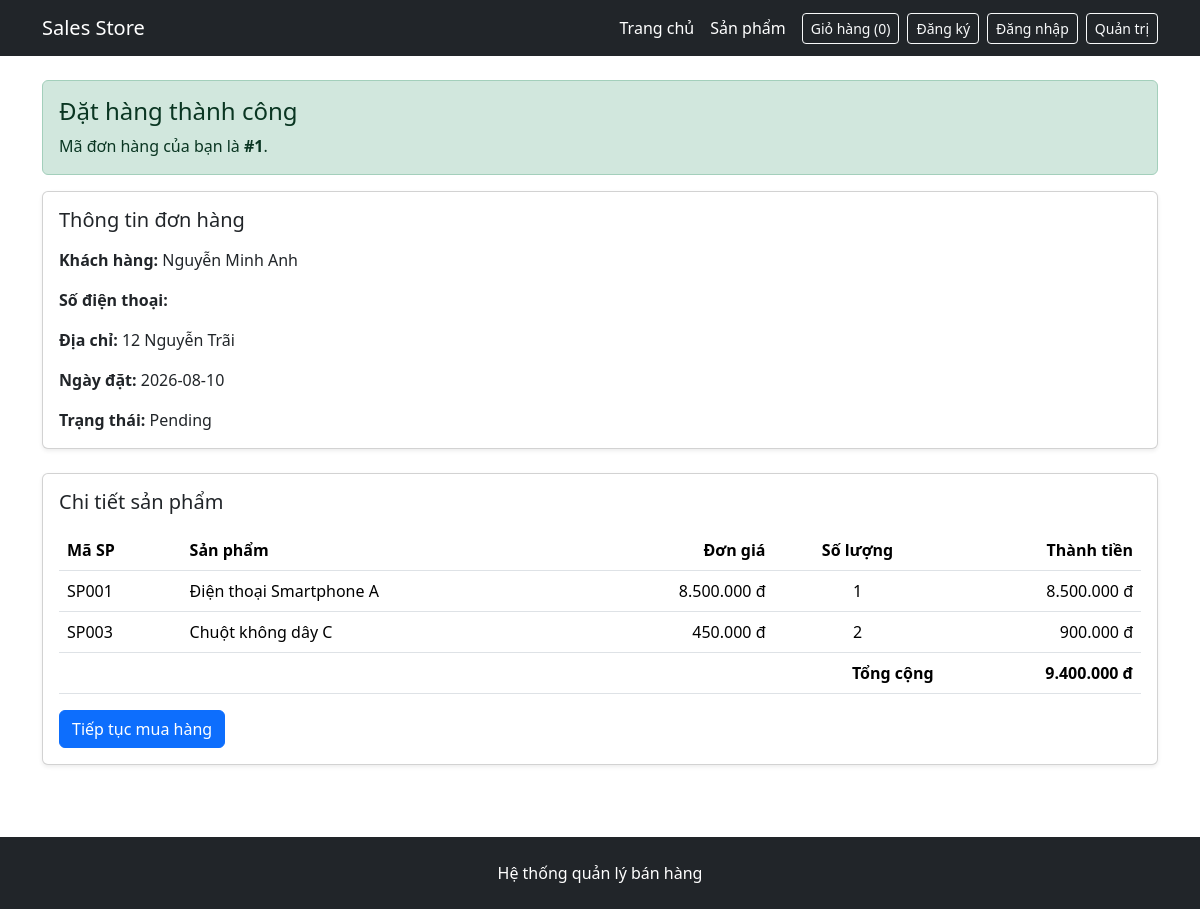
Page /order-success.php?id=1 on the committed database.
### tables this page shows
CREATE TABLE orders (
    OrderID INT AUTO_INCREMENT PRIMARY KEY,
    OrderDate DATE NOT NULL,
    CustomerID INT NOT NULL,
    EmployeeID INT NOT NULL,
    ShipperID INT NOT NULL,
    Status VARCHAR(20) NOT NULL DEFAULT 'Pending',

    CONSTRAINT fk_orders_customer
        FOREIGN KEY (CustomerID) REFERENCES customers(CustomerID),
    CONSTRAINT fk_orders_employee
        FOREIGN KEY (EmployeeID) REFERENCES employees(EmployeeID),
    CONSTRAINT fk_orders_shipper
        FOREIGN KEY (ShipperID) REFERENCES shippers(ShipperID)
);

CREATE TABLE customers (
    CustomerID INT AUTO_INCREMENT PRIMARY KEY,
    CustomerName VARCHAR(100) NOT NULL,
    ContactName VARCHAR(100),
    Address VARCHAR(200),
    City VARCHAR(100),
    PostalCode VARCHAR(20),
    Country VARCHAR(100),
    Phone VARCHAR(20),
    Email VARCHAR(255) NULL,
    PasswordHash VARCHAR(255) NULL,
    CONSTRAINT uq_customers_email UNIQUE (Email)
);

CREATE TABLE orderdetail (
    OrderDetailID INT AUTO_INCREMENT PRIMARY KEY,
    Quantity INT NOT NULL,
    UnitPrice DECIMAL(12,2) NOT NULL,
    OrderID INT NOT NULL,
    ProductID INT NOT NULL,

    CONSTRAINT chk_orderdetail_quantity CHECK (Quantity > 0),
    CONSTRAINT chk_orderdetail_unitprice CHECK (UnitPrice >= 0),
    CONSTRAINT fk_orderdetail_order
        FOREIGN KEY (OrderID)
        REFERENCES orders(OrderID)
        ON DELETE CASCADE,
    CONSTRAINT fk_orderdetail_product
        FOREIGN KEY (ProductID) REFERENCES products(ProductID)
);

CREATE TABLE products (
    ProductID INT AUTO_INCREMENT PRIMARY KEY,
    ProductCode VARCHAR(50) NOT NULL UNIQUE,
    ProductName VARCHAR(255) NOT NULL,
    Description TEXT,
    Unit VARCHAR(20),
    Price DECIMAL(12,2) NOT NULL DEFAULT 0,
    StockQuantity INT NOT NULL DEFAULT 0,
    IsActive BOOLEAN NOT NULL DEFAULT TRUE,
    SupplierID INT NOT NULL,
    CategoryID INT NOT NULL,
    CONSTRAINT chk_products_price CHECK (Price >= 0),
    CONSTRAINT chk_products_stock CHECK (StockQuantity >= 0),
    CONSTRAINT fk_products_supplier
        FOREIGN KEY (SupplierID) REFERENCES suppliers(SupplierID),
    CONSTRAINT fk_products_category
        FOREIGN KEY (CategoryID) REFERENCES categories(CategoryID)
);

### public/order-success.php (the view, shortened to what this page needs)
<?php
require_once '/var/www/src/config/database.php';
$orderID = isset($_GET['id']) ? (int) $_GET['id'] : 0;
$sqlOrder = "
    SELECT
        o.OrderID,
        o.OrderDate,
        COALESCE(
            (
                SELECT SUM(od.Quantity * od.UnitPrice)
                FROM orderdetail od
                WHERE od.OrderID = o.OrderID
            ),
            0
        ) AS TotalAmount,
        o.Status,
        c.CustomerName,
        c.Phone,
        c.Address
    FROM orders o
    JOIN customers c
        ON o.CustomerID = c.CustomerID
    WHERE o.OrderID = ?
";
$stmtOrder = $conn->prepare($sqlOrder);
$stmtOrder->bind_param('i', $orderID);
$stmtOrder->execute();
$orderResult = $stmtOrder->get_result();
$order = $orderResult->fetch_assoc();
$sqlDetail = "
    SELECT
        od.Quantity,
        od.UnitPrice,
        p.ProductCode,
        p.ProductName
    FROM orderdetail od
    JOIN products p
        ON od.ProductID = p.ProductID
    WHERE od.OrderID = ?
    ORDER BY od.OrderDetailID
";
$stmtDetail = $conn->prepare($sqlDetail);
$stmtDetail->bind_param('i', $orderID);
$stmtDetail->execute();
$detailResult = $stmtDetail->get_result();
$orderItems = [];
$calculatedTotal = 0;
while ($row = $detailResult->fetch_assoc()) {
    $row['Quantity'] = (int) $row['Quantity'];
    $row['UnitPrice'] = (float) $row['UnitPrice'];
    $row['Subtotal'] =
        $row['UnitPrice'] * $row['Quantity'];
    $calculatedTotal += $row['Subtotal'];
    $orderItems[] = $row;
}
$order['TotalAmount'] = $calculatedTotal;
require_once '/var/www/src/includes/frontend/header.php';
require_once '/var/www/src/includes/frontend/navbar.php';
?>
<div class="container py-4">
    <div class="alert alert-success">
        <h1 class="h4 mb-2">Đặt hàng thành công</h1>
        <p class="mb-0">
            Mã đơn hàng của bạn là
            <strong>#<?= (int) $order['OrderID'] ?></strong>.
        </p>
    </div>
    <div class="card shadow-sm mb-4">
        <div class="card-body">
            <h2 class="h5 mb-3">Thông tin đơn hàng</h2>
            <p>
                <strong>Khách hàng:</strong>
                <?= htmlspecialchars(
                    $order['CustomerName'] ?? '',
                    ENT_QUOTES,
                    'UTF-8'
                ) ?>
            </p>
            <p>
                <strong>Số điện thoại:</strong>
            </p>
            <p>
                <strong>Địa chỉ:</strong>
                <?= htmlspecialchars(
                    $order['Address'] ?? '',
                    ENT_QUOTES,
                    'UTF-8'
                ) ?>
            </p>
            <p>
                <strong>Ngày đặt:</strong>
                <?= htmlspecialchars(
                    $order['OrderDate'] ?? '',
                    ENT_QUOTES,
                    'UTF-8'
                ) ?>
            </p>
            <p class="mb-0">
                <strong>Trạng thái:</strong>
                <?= htmlspecialchars(
                    $order['Status'] ?? '',
                    ENT_QUOTES,
                    'UTF-8'
                ) ?>
            </p>
        </div>
    </div>
    <div class="card shadow-sm">
        <div class="card-body">
            <h2 class="h5 mb-3">Chi tiết sản phẩm</h2>
            <div class="table-responsive">
                <table class="table align-middle">
                    <thead>
                        <tr>
                            <th>Mã SP</th>
                            <th>Sản phẩm</th>
                            <th class="text-end">Đơn giá</th>
                            <th class="text-center">Số lượng</th>
                            <th class="text-end">Thành tiền</th>
                        </tr>
                    </thead>
                    <tbody>
                        <?php if (empty($orderItems)): ?>
                            <tr>
                                <td colspan="5" class="text-center text-muted">
                                    Đơn hàng chưa có sản phẩm.
                                </td>
                            </tr>
                        <?php else: ?>
                            <?php foreach ($orderItems as $item): ?>
                                <tr>
                                    <td>
                                        <?= htmlspecialchars(
                                            $item['ProductCode'] ?? '',
                                            ENT_QUOTES,
                                            'UTF-8'
                                        ) ?>
                                    </td>
                                    <td>
                                        <?= htmlspecialchars(
                                            $item['ProductName'] ?? '',
                                            ENT_QUOTES,
                                            'UTF-8'
                                        ) ?>
                                    </td>
                                    <td class="text-end">
                                        <?= number_format(
                                            $item['UnitPrice'],
                                            0,
                                            ',',
                                            '.'
                                        ) ?> đ
                                    </td>
                                    <td class="text-center">
                                        <?= $item['Quantity'] ?>
                                    </td>
                                    <td class="text-end">
                                        <?= number_format(
                                            $item['Subtotal'],
                                            0,
                                            ',',
                                            '.'
                                        ) ?> đ
                                    </td>
                                </tr>
                            <?php endforeach; ?>
                        <?php endif; ?>
                    </tbody>
                    <tfoot>
                        <tr>
                            <th colspan="4" class="text-end">
                                Tổng cộng
                            </th>
                            <th class="text-end">
                                <?= number_format(
                                    $order['TotalAmount'],
                                    0,
                                    ',',
                                    '.'
                                ) ?> đ
                            </th>
                        </tr>
                    </tfoot>
                </table>
            </div>
            <a href="/products.php" class="btn btn-primary">
                Tiếp tục mua hàng
            </a>
        </div>
    </div>
</div>
<?php
require_once '/var/www/src/includes/frontend/footer.php';
?>

### rows in the picture
orders: OrderID "1", CustomerID.CustomerName "Nguyễn Minh Anh", CustomerID.Address "12 Nguyễn Trãi", OrderDate "2026-08-10", Status "Pending"
orderdetail: ProductID.ProductCode "SP001", ProductID.ProductName "Điện thoại Smartphone A", UnitPrice "8.500.000", Quantity "1", Subtotal "8.500.000"
orderdetail: ProductID.ProductCode "SP003", ProductID.ProductName "Chuột không dây C", UnitPrice "450.000", Quantity "2", Subtotal "900.000"

### other values in the picture
$cartCount "0"
$order['TotalAmount'] "9.400.000"
